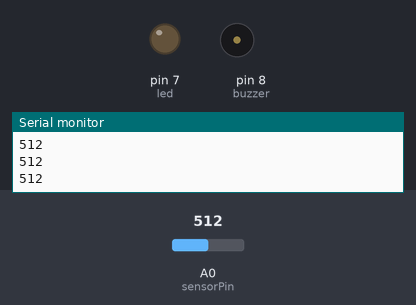
This sketch was run on a simulated Arduino Uno, built with avr-gcc and run on an emulated ATmega328P. On the bench: output pins drawn as LEDs (lit = HIGH), buzzer (waves = sounding, pin HIGH), the last lines printed to the serial monitor. The inputs (shaded band) are chosen by the test bench; at power-on: A0 (sensorPin) = 512.

Above: at 1.2 s.
1.3 s: A0 (sensorPin) set to 593
2.8 s: A0 (sensorPin) set to 614
At 4.0 s:
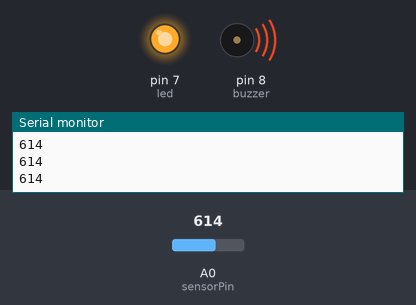
4.3 s: A0 (sensorPin) set to 590
At 5.3 s:
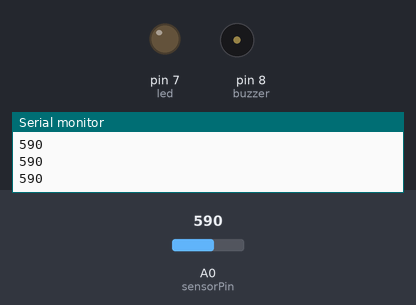
5.9 s: A0 (sensorPin) set to 610
At 6.6 s:
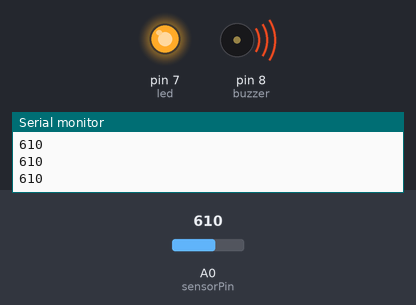
Timing chart, 0 to 8.5 s (numbered marks = the images above; inputs shaded):
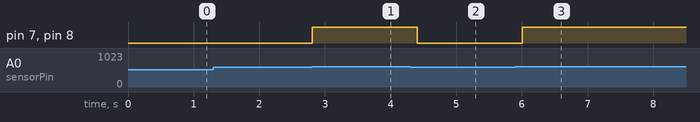

Measured:
- the behaviour switches between 600 and 601 on A0 (sensorPin) (found by bisection; images 0 and 1)
- after the input at 2.8 s, pin 7 (led), pin 8 (buzzer): LOW → HIGH at once
- after the input at 4.3 s, pin 7 (led), pin 8 (buzzer): HIGH → LOW after 0.11 s
- after the input at 5.9 s, pin 7 (led), pin 8 (buzzer): LOW → HIGH after 0.11 s

The sketch:

Accident_Detection_Alert.ino
```cpp
int sensorPin = A0;
int led = 7;
int buzzer = 8;

void setup() {
  pinMode(led, OUTPUT);
  pinMode(buzzer, OUTPUT);
  Serial.begin(9600);
}

void loop() {
  int value = analogRead(sensorPin);
  Serial.println(value);

  if (value > 600) {   // Threshold (adjust after testing)
    digitalWrite(led, HIGH);
    digitalWrite(buzzer, HIGH);
  } else {
    digitalWrite(led, LOW);
    digitalWrite(buzzer, LOW);
  }

  delay(200);
}
```
